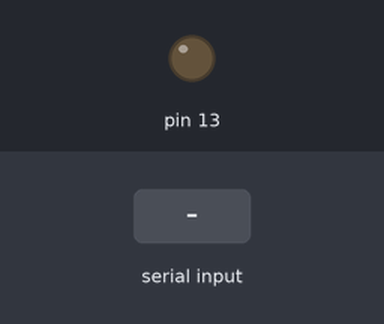
Simulated run of this sketch. Board: Arduino Uno, built with avr-gcc and run on an emulated ATmega328P. On the bench: output pins drawn as LEDs (lit = HIGH). The test bench sets the inputs (shaded band).

Above: at 1.2 s.
1.3 s: "a\n" received over Serial
At 2.4 s:
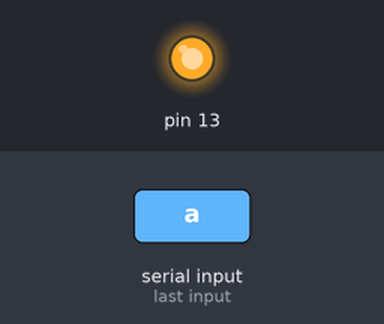
Timing chart, 0 to 10.0 s (numbered marks = the images above; inputs shaded):
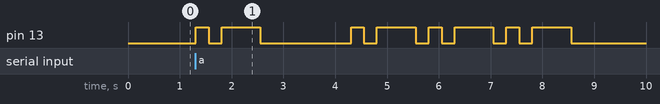

Measured:
- after the input at 1.3 s, pin 13: LOW → HIGH at once, → LOW 0.25 s later, → HIGH 0.25 s later, → LOW 0.75 s later, … (16 changes in this stretch)

The sketch:

Homework_17010170032.ino
```cpp
#include "Morse.h"
String dataStr="";
Morse morse(13);
void sendMorse(char c);
void setup()
{
  Serial.begin(9600);
}

void loop()
{
  if(Serial.available()>0)
  {
      dataStr="";
      while(Serial.available()>0)
      {
          dataStr+=char(Serial.read());
          delay(2);
        }
        if(dataStr.length()>0)
        {
          for(int i=0;i<dataStr.length();i++)
            {
              sendMorse(dataStr[i]);
            }
          }
    }
}
void sendMorse(char data)
{
      switch(data)
      {
        case 'a'://*-
        morse.dot();morse.dash();
        morse.c_space();
        break;

        case 'b'://-***
        morse.dash();morse.dot();morse.dot();morse.dot();
        morse.c_space();
        break;

        case 'c'://-*-*
        morse.dash();morse.dot();morse.dash();morse.dot();
        morse.c_space();
        break;

        case 'd'://-**
        morse.dash();morse.dot();morse.dot();
        morse.c_space();
        break;

        case 'e'://*
        morse.dot();
        morse.c_space();
        break;

        case 'f'://**-*
        morse.dot();morse.dot();morse.dash();morse.dot();
        morse.c_space();
        break;

        case 'g'://--*
        morse.dash();morse.dash();morse.dot();
        morse.c_space();
        break;

        case 'h'://****
        morse.dot();morse.dot();morse.dot();morse.dot();
        morse.c_space();
        break;

        case 'i'://**
        morse.dot();morse.dot();
        morse.c_space();
        break;

        case 'j'://*---
        morse.dot();morse.dash();morse.dash();morse.dash();
        morse.c_space();
        break;

        case 'k'://-*-
        morse.dash();morse.dot();morse.dash();
        morse.c_space();
        break;

        case 'l'://*-**
        morse.dot();morse.dash();morse.dot();morse.dot();
        morse.c_space();
        break;

        case 'm'://--
        morse.dash();morse.dash();
        morse.c_space();
        break;

        case 'n'://-*
        morse.dash();morse.dot();
        morse.c_space();
        break;

        case 'o'://---
        morse.dash();morse.dash();morse.dash();
        morse.c_space();
        break;

        case 'p'://*--*
        morse.dot();morse.dash();morse.dash();morse.dot();
        morse.c_space();
        break;

        case 'q'://--*-
        morse.dash();morse.dash();morse.dot();morse.dash();
        morse.c_space();
        break;

        case 'r'://*-*
        morse.dot();morse.dash();morse.dot();
        morse.c_space();
        break;

        case 's'://***
        morse.dot();morse.dot();morse.dot();
        morse.c_space();
        break;

        case 't'://-
        morse.dash();
        morse.c_space();
        break;

        case 'u'://**-
        morse.dot();morse.dot();morse.dash();
        morse.c_space();
        break;

        case 'v'://***-
        morse.dot();morse.dot();morse.dot();morse.dash();
        morse.c_space();
        break;

        case 'w'://*--
        morse.dot();morse.dash();morse.dash();
        morse.c_space();
        break;

        case 'x'://-**-
        morse.dash();morse.dot();morse.dot();morse.dash();
        morse.c_space();
        break;

        case 'y'://-*--
        morse.dash();morse.dot();morse.dash();morse.dash();
        morse.c_space();
        break;

        case 'z'://--**
        morse.dash();morse.dash();morse.dot();morse.dot();
        morse.c_space();
        break;

        case ' '://same as , --**--
        morse.dash();morse.dash();morse.dot();
        morse.dot();morse.dash();morse.dash();
        morse.w_space();
        break;

        case '\n'://same as . *-*-*-
        morse.dot();morse.dash();morse.dot();
        morse.dash();morse.dot();morse.dash();
        morse.w_space();
        break;

        default:
        break;
        }
      morse.c_space();
  }
```

Morse.cpp
```cpp
#include "Arduino.h"
#include "Morse.h"
Morse::Morse(int pin)
{
	pinMode(pin,OUTPUT);
	_pin=pin;
}

void Morse::dot()
{
	digitalWrite(_pin,HIGH);
	delay(_delayTime);
	digitalWrite(_pin,LOW);
	delay(_delayTime);
}
void Morse::dash()
{
	digitalWrite(_pin,HIGH);
	delay(_delayTime*3);
	digitalWrite(_pin,LOW);
	delay(_delayTime);
}
void Morse::c_space()
{
	digitalWrite(_pin,LOW);
	delay(_delayTime*3);
}
void Morse::w_space()
{
	digitalWrite(_pin,LOW);
	delay(_delayTime*7);
}
```

Morse.h
```cpp
#ifndef Morse_h
#define Morse_h
class Morse
{
	public:
		Morse(int pin);
		void dot();
		void dash();
    void c_space();
    void w_space();
	private:
		int _pin;
		int _delayTime=250;
};
#endif
```
